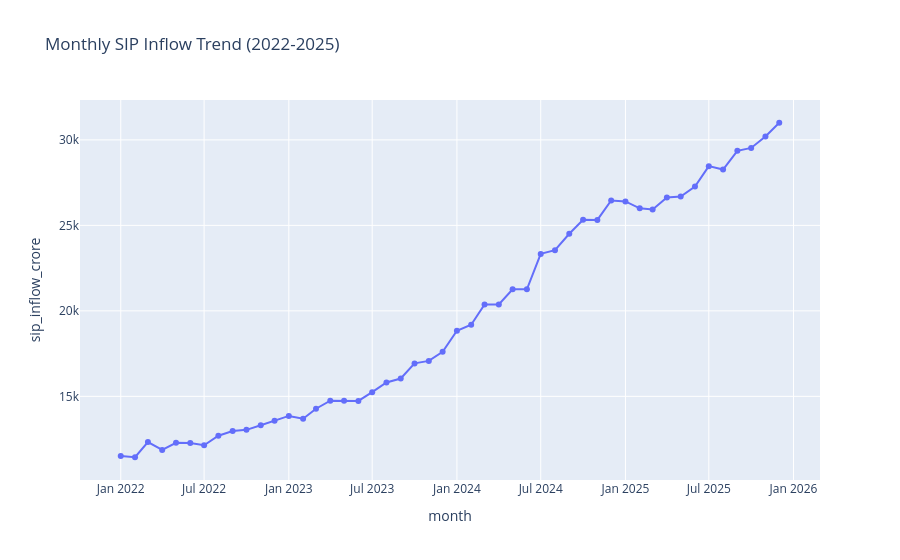

The code cell stored with this chart in its notebook:
### Code cell
sip['month'] = pd.to_datetime(sip['month'])

fig = px.line(
    sip,
    x='month',
    y='sip_inflow_crore',
    markers=True,
    title='Monthly SIP Inflow Trend (2022-2025)'
)

fig.show()

### Figure 1 — Plotly figure (JSON) as saved in the notebook; plotly's stock layout.template omitted (floating-point values rounded to 4 significant figures)
{"data": [{"hovertemplate": "month=%{x}<br>sip_inflow_crore=%{y}<extra></extra>", "legendgroup": "", "line": {"color": "#636efa", "dash": "solid"}, "marker": {"symbol": "circle"}, "mode": "lines+markers", "name": "", "orientation": "v", "showlegend": false, "type": "scatter", "x": ["2022-01-01T00:00:00", "2022-02-01T00:00:00", "2022-03-01T00:00:00", "2022-04-01T00:00:00", "2022-05-01T00:00:00", "2022-06-01T00:00:00", "2022-07-01T00:00:00", "2022-08-01T00:00:00", "2022-09-01T00:00:00", "2022-10-01T00:00:00", "2022-11-01T00:00:00", "2022-12-01T00:00:00", "2023-01-01T00:00:00", "2023-02-01T00:00:00", "2023-03-01T00:00:00", "2023-04-01T00:00:00", "2023-05-01T00:00:00", "2023-06-01T00:00:00", "2023-07-01T00:00:00", "2023-08-01T00:00:00", "2023-09-01T00:00:00", "2023-10-01T00:00:00", "2023-11-01T00:00:00", "2023-12-01T00:00:00", "2024-01-01T00:00:00", "2024-02-01T00:00:00", "2024-03-01T00:00:00", "2024-04-01T00:00:00", "2024-05-01T00:00:00", "2024-06-01T00:00:00", "2024-07-01T00:00:00", "2024-08-01T00:00:00", "2024-09-01T00:00:00", "2024-10-01T00:00:00", "2024-11-01T00:00:00", "2024-12-01T00:00:00", "2025-01-01T00:00:00", "2025-02-01T00:00:00", "2025-03-01T00:00:00", "2025-04-01T00:00:00", "2025-05-01T00:00:00", "2025-06-01T00:00:00", "2025-07-01T00:00:00", "2025-08-01T00:00:00", "2025-09-01T00:00:00", "2025-10-01T00:00:00", "2025-11-01T00:00:00", "2025-12-01T00:00:00"], "xaxis": "x", "y": [11517, 11438, 12328, 11863, 12286, 12276, 12140, 12694, 12976, 13040, 13306, 13573, 13856, 13687, 14276, 14749, 14749, 14734, 15245, 15814, 16042, 16928, 17073, 17610, 18838, 19187, 20371, 20371, 21262, 21262, 23332, 23547, 24509, 25323, 25320, 26459, 26400, 25999, 25926, 26632, 26688, 27274, 28464, 28265, 29361, 29529, 30200, 31002], "yaxis": "y"}], "layout": {"legend": {"tracegroupgap": 0}, "title": {"text": "Monthly SIP Inflow Trend (2022-2025)"}, "xaxis": {"anchor": "y", "domain": [0, 1], "title": {"text": "month"}}, "yaxis": {"anchor": "x", "domain": [0, 1], "title": {"text": "sip_inflow_crore"}}}}
